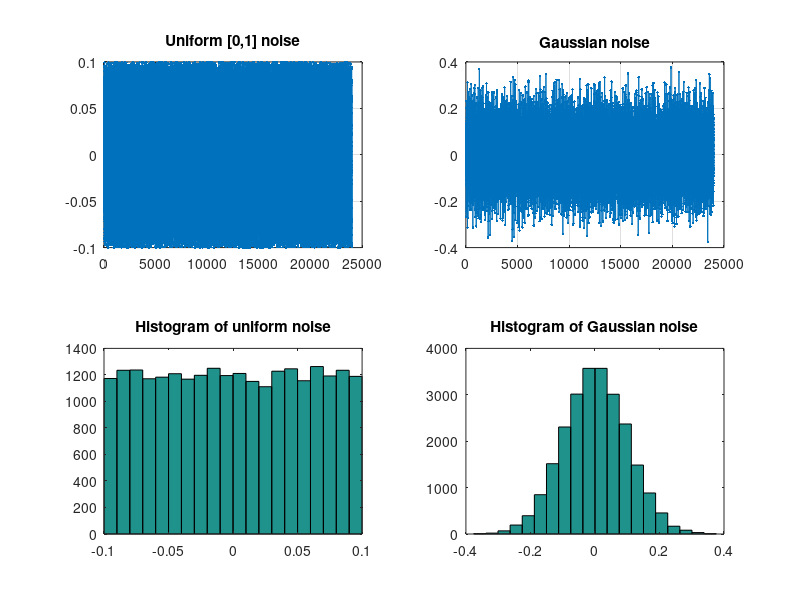
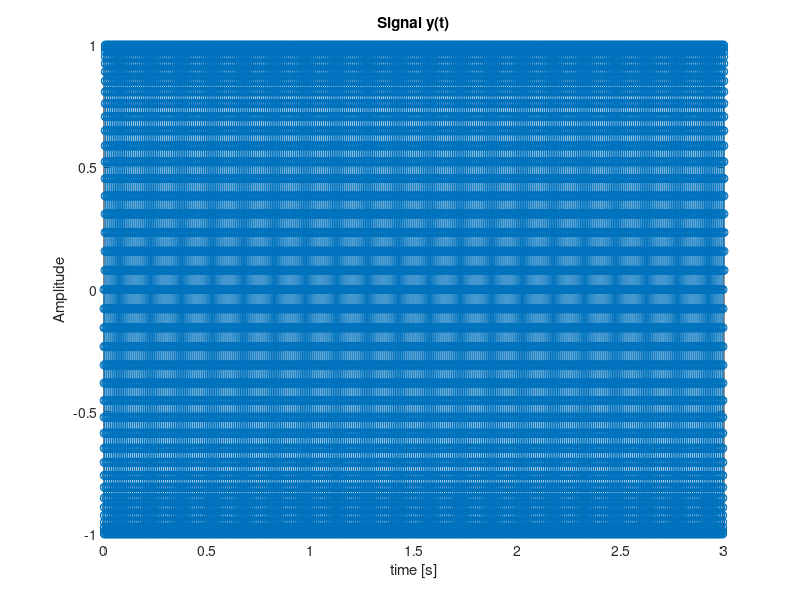
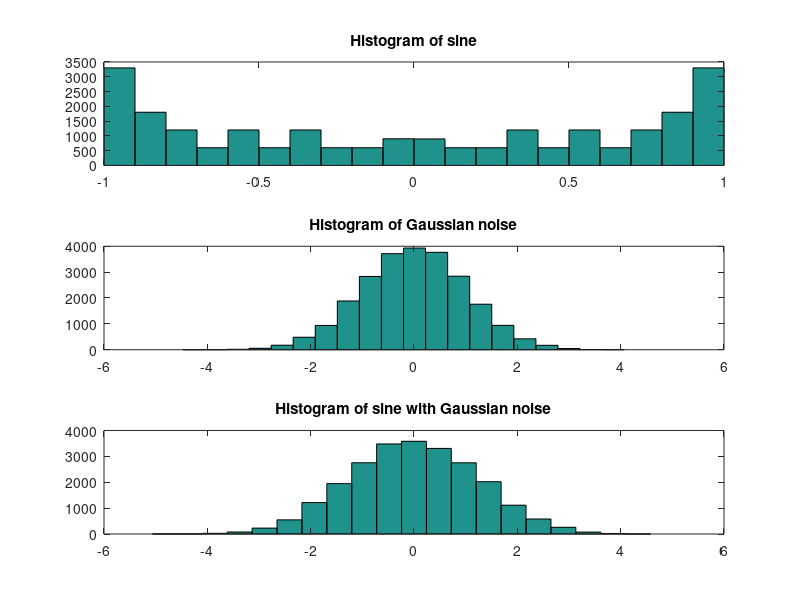

Write the MATLAB code that produced these figures, in order.
  % dsp01_ex_noise.m
clc; clear all; close all;

fs=8000; Nx=3*fs;
dt = 1/fs;
t = dt*(0:Nx-1); 

s1 = rand(1,Nx);  s1 = 0.1*(2*(s1-0.5));    % uniform; scaling to [-0.1,0.1]
 s2 = randn(1,Nx);  s2 = 0.1*s2;            % Gaussian; scaling to std=0.1

s = randn(1,Nx);

x1 = sin(2*pi*100*t+pi);

x=x1+s;

    figure
        subplot(221); plot(s1,'.-'); grid; title('Uniform [0,1] noise');
         subplot(222); plot(s2, '.-'); grid; title('Gaussian noise');
          subplot(223); hist(s1,20); title( 'Histogram of uniform noise' );
           subplot(224); hist(s2,20); title( 'Histogram of Gaussian noise' ); 
    
    figure(2)
        plot(t,x1,'o-'); grid; title('Signal y(t)'); xlabel('time [s]'); ylabel('Amplitude');


    figure(3)
        subplot(3,1,1); hist(x1,20); title( 'Histogram of sine' );
        subplot(3,1,2); hist(s,20); title( 'Histogram of Gaussian noise' );
        subplot(3,1,3); hist(x,20); title( 'Histogram of sine with Gaussian noise' );
sound(x,fs);
%sound(x1,fs);